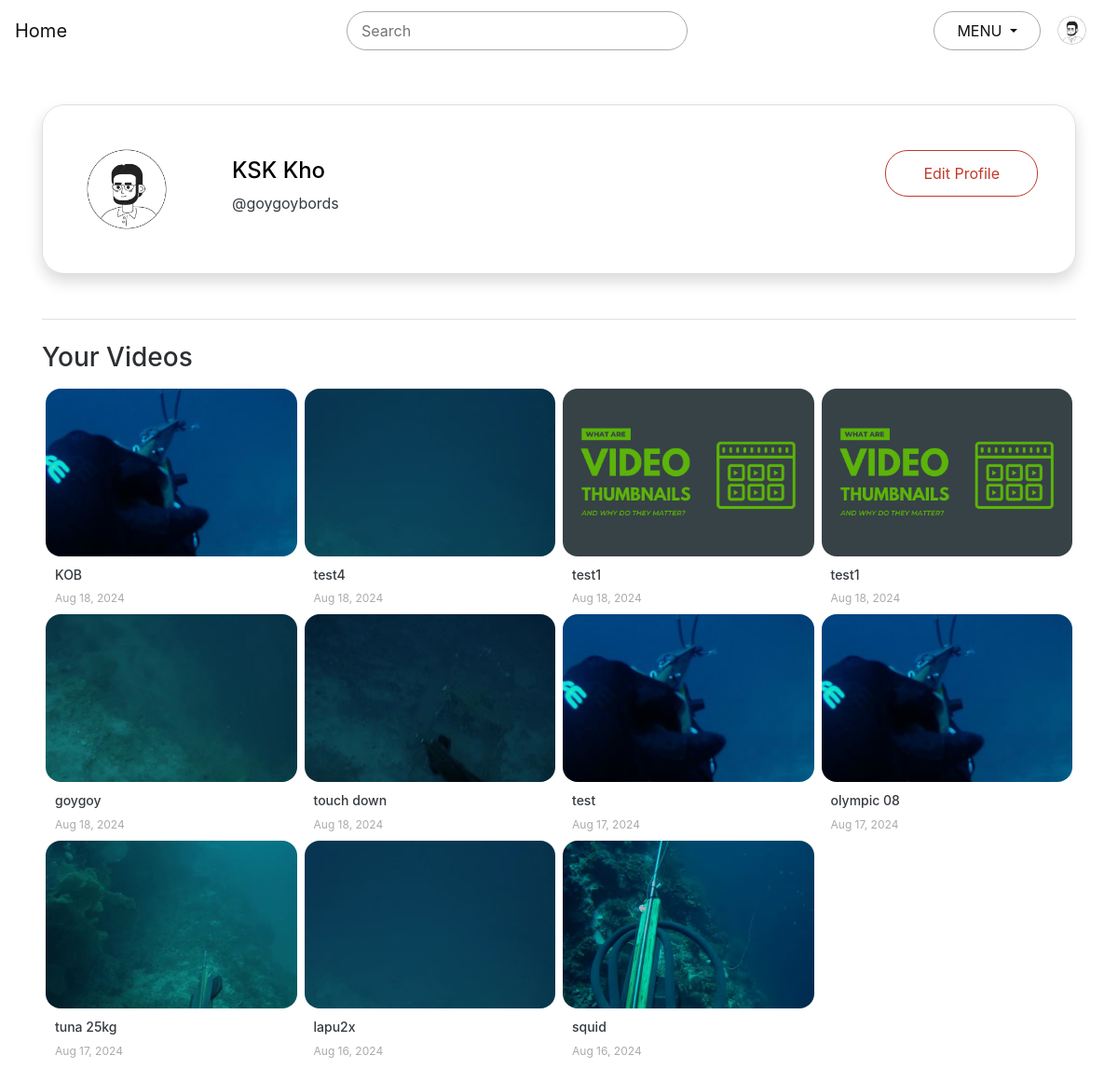
Page /account/profile/ (signed in) on the committed database.
### main/models.py (models this page shows, shortened)
class Video(models.Model):
    title       = models.CharField(max_length=100)
    description = models.TextField()
    video_file  = models.FileField(upload_to="uploads/videos",
                                validators = [FileExtensionValidator(allowed_extensions=video_extensions)])
    thumbnail   = models.FileField(upload_to="uploads/thumbnails",
                                validators = [FileExtensionValidator(allowed_extensions=thumb_extensions)])
    date_posted = models.DateTimeField(default=timezone.now)
    uploader    = models.ForeignKey(User, on_delete=models.CASCADE)

### account/views.py (the view)
# urls.py: path('profile/', views.view_profile, name='profile'),
@login_required(login_url='/account/', redirect_field_name='redirect_to')
def view_profile(request):
    profile = get_object_or_404(User, id=request.user.id)
    video = Video.objects.all().filter(uploader=request.user).order_by('-date_posted')
    context = {
        'profile': profile,
        'videos': video
    }
    return render(request, 'layouts/profile.html', context)

### templates/layouts/profile.html (shortened to what this page needs)
{% extends 'layouts/index.html' %}
{% block content %}
<div class="container">
    <div class="row justify-content-center mt-5">
        <div class="col-md-12">
            <div class="card align-items-center p-5 shadow" id = "profile_pic_container">
            <div class="d-flex w-100">
                <div class="pr-5">
                    <img class="rounded-circle" height="80px" width="80px" src="/media/uploads/profile_picture/eyeglass.jpg">
                </div>
                <div class="col pt-3">
                    <h4>{{ profile.first_name }} {{ profile.last_name }}</h4>
                    <p class="text-dark">@{{ profile.username }}</p>
                </div>
                <div>
                    <form class="pt-2">
                        <a class="btn btn-outline-primary" href="{% url 'edit_profile' user %}">Edit Profile</a>
                    </form>
                </div>
            </div>
        </div>
        </div>
    </div>
	<div class="mt-5 mb-4 border-bottom"></div>
    <h3>Your Videos</h3>
    <div class="row justify-content-start mt-3 mb-5 no-gutters">
        {% for video in videos %}
            <div class="col-md-3">
                <div class="card mx-1 border-0 text-dark">
                    <img src="{{ video.thumbnail.url }}" class="card-img-top" alt="thumbnail">
                    <div class="card-body">
                        <h5 class="card-title text-left">{{ video.title }}</h5>
                        <p class="card-text text-muted text-left">
                            <span>{{ video.date_posted | date:"M d, Y" }}</span>
                        </p>
                    </div>
                </div>
            </div>
        {% endfor %}
    </div>
</div>
{% endblock %}

### static/css/style.css (style rules this page uses)
body { background-color: #fff; color: rgba(44,47,51,1); }
.card { color: white; background-color: rgba(66,69,73,0); padding:0 !important; }
.card img { border-radius:16px; object-fit: cover; object-position: center; height:180px; width:100%; }
.card .card-body { padding:8px 10px !important; text-align: left; margin-top: 4px; }
.card .card-body p,.card .card-body p.text-center { font-size:12px; text-align: left !important; color:#aaa !important; margin-bottom: 0 !important; margin-top: 8px; }
.text-muted { color: #c5c5c5!important; }
.container { margin:auto; }
.card#profile_pic_container, #profile_container .card { padding:40px !important; color:black; border-radius: 24px; }
.card#profile_pic_container img { min-height: unset !important; height: 100px !important; width: 100px !important; object-fit: cover; object-position: center; }
.card#profile_pic_container .btn-outline-primary, #profile_container .btn-outline-primary { color: #c0392b; border-color: #c0392b !important; border-radius: 24px; padding:12px 40px !important; }
.card .card-title { font-size: 14px !important; margin-bottom: 4px !important; }

### rows in the picture
Video: thumbnail (picture), title "KOB", date_posted "Aug 18, 2024"
Video: thumbnail (picture), title "test4", date_posted "Aug 18, 2024"
Video: thumbnail (picture), title "test1", date_posted "Aug 18, 2024"
Video: thumbnail (picture), title "test1", date_posted "Aug 18, 2024"
Video: thumbnail (picture), title "goygoy", date_posted "Aug 18, 2024"
Video: thumbnail (picture), title "touch down", date_posted "Aug 18, 2024"
Video: thumbnail (picture), title "test", date_posted "Aug 17, 2024"
Video: thumbnail (picture), title "olympic 08", date_posted "Aug 17, 2024"
Video: thumbnail (picture), title "tuna 25kg", date_posted "Aug 17, 2024"
Video: thumbnail (picture), title "lapu2x", date_posted "Aug 16, 2024"
Video: thumbnail (picture), title "squid", date_posted "Aug 16, 2024"

### other values in the picture
{{ profile.first_name }} "KSK"
{{ profile.last_name }} "Kho"
{{ profile.username }} "goygoybords"
